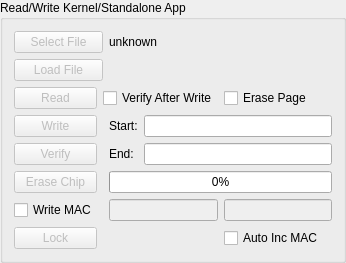
              <widget class="QGroupBox" name="groupBox_4">
               <property name="title">
                <string>Read/Write Kernel/Standalone App</string>
               </property>
               <layout class="QGridLayout" name="gridLayout_10">
                <item row="2" column="1" colspan="2">
                 <widget class="QCheckBox" name="verifyAfterWrite">
                  <property name="text">
                   <string>Verify After Write</string>
                  </property>
                  <property name="checked">
                   <bool>false</bool>
                  </property>
                 </widget>
                </item>
                <item row="5" column="0">
                 <widget class="QPushButton" name="eraseChip">
                  <property name="enabled">
                   <bool>false</bool>
                  </property>
                  <property name="text">
                   <string>Erase Chip</string>
                  </property>
                 </widget>
                </item>
                <item row="5" column="2" colspan="2">
                 <widget class="QProgressBar" name="progress">
                  <property name="value">
                   <number>0</number>
                  </property>
                 </widget>
                </item>
                <item row="0" column="0" colspan="2">
                 <widget class="QPushButton" name="selectFile">
                  <property name="enabled">
                   <bool>false</bool>
                  </property>
                  <property name="text">
                   <string>Select File</string>
                  </property>
                 </widget>
                </item>
                <item row="0" column="2">
                 <widget class="QLabel" name="fileName">
                  <property name="text">
                   <string>unknown</string>
                  </property>
                 </widget>
                </item>
                <item row="2" column="3">
                 <widget class="QCheckBox" name="erasePage">
                  <property name="text">
                   <string>Erase Page</string>
                  </property>
                  <property name="checked">
                   <bool>false</bool>
                  </property>
                 </widget>
                </item>
                <item row="3" column="0">
                 <widget class="QPushButton" name="writeFile">
                  <property name="enabled">
                   <bool>false</bool>
                  </property>
                  <property name="text">
                   <string>Write</string>
                  </property>
                 </widget>
                </item>
                <item row="3" column="2" rowspan="2" colspan="2">
                 <layout class="QGridLayout" name="gridLayout_9">
                  <item row="0" column="0">
                   <widget class="QLabel" name="fileName_2">
                    <property name="text">
                     <string>Start:</string>
                    </property>
                   </widget>
                  </item>
                  <item row="0" column="1">
                   <widget class="QLineEdit" name="startAddress"/>
                  </item>
                  <item row="1" column="0">
                   <widget class="QLabel" name="fileName_3">
                    <property name="text">
                     <string>End:</string>
                    </property>
                   </widget>
                  </item>
                  <item row="1" column="1">
                   <widget class="QLineEdit" name="endAddress"/>
                  </item>
                 </layout>
                </item>
                <item row="4" column="0">
                 <widget class="QPushButton" name="verifyFile">
                  <property name="enabled">
                   <bool>false</bool>
                  </property>
                  <property name="text">
                   <string>Verify</string>
                  </property>
                 </widget>
                </item>
                <item row="1" column="0" colspan="2">
                 <widget class="QPushButton" name="loadFile">
                  <property name="enabled">
                   <bool>false</bool>
                  </property>
                  <property name="text">
                   <string>Load File</string>
                  </property>
                 </widget>
                </item>
                <item row="2" column="0">
                 <widget class="QPushButton" name="readFile">
                  <property name="enabled">
                   <bool>false</bool>
                  </property>
                  <property name="text">
                   <string>Read</string>
                  </property>
                 </widget>
                </item>
                <item row="6" column="2">
                 <widget class="QLineEdit" name="hiMAC">
                  <property name="enabled">
                   <bool>false</bool>
                  </property>
                 </widget>
                </item>
                <item row="6" column="3">
                 <widget class="QLineEdit" name="lowMAC">
                  <property name="enabled">
                   <bool>false</bool>
                  </property>
                 </widget>
                </item>
                <item row="6" column="0">
                 <widget class="QCheckBox" name="writeMAC">
                  <property name="text">
                   <string>Write MAC</string>
                  </property>
                 </widget>
                </item>
                <item row="7" column="3">
                 <widget class="QCheckBox" name="autoIncMAC">
                  <property name="text">
                   <string>Auto Inc MAC</string>
                  </property>
                 </widget>
                </item>
                <item row="7" column="0">
                 <widget class="QPushButton" name="lock">
                  <property name="enabled">
                   <bool>false</bool>
                  </property>
                  <property name="text">
                   <string>Lock</string>
                  </property>
                 </widget>
                </item>
               </layout>
              </widget>
